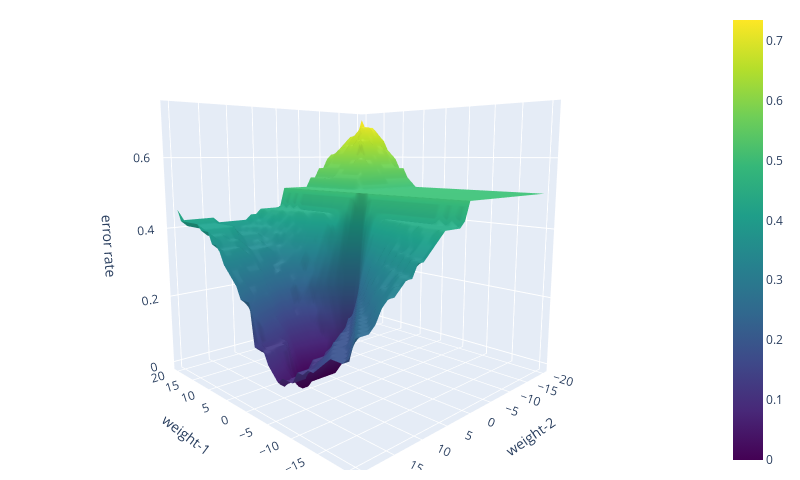

Here is the notebook cell this chart was saved with:
### Code cell
import plotly.graph_objects as go
f1 = go.Figure(data=[go.Surface( x=weight1, y=weight2, z=errors, colorscale='Viridis')])
f1.update_layout(scene = dict(
                    xaxis_title='weight-1',
                    yaxis_title='weight-2',
                    zaxis_title='error rate'),
                    width=800,
                    height=480,
                    margin=dict(r=20, b=10, l=10, t=10))
f1.show()

### Figure 1 — Plotly figure (JSON) as saved in the notebook; plotly's stock layout.template omitted (floating-point values rounded to 4 significant figures; data arrays with more than 128 entries replaced by an {"elided": "..."} marker saying what was removed)
{"data": [{"colorscale": [[0, "#440154"], [0.1111, "#482878"], [0.2222, "#3e4989"], [0.3333, "#31688e"], [0.4444, "#26828e"], [0.5556, "#1f9e89"], [0.6667, "#35b779"], [0.7778, "#6ece58"], [0.8889, "#b5de2b"], [1, "#fde725"]], "type": "surface", "x": [-20, -18.97, -17.95, -16.92, -15.9, -14.87, -13.85, -12.82, -11.79, -10.77, -9.744, -8.718, -7.692, -6.667, -5.641, -4.615, -3.59, -2.564, -1.538, -0.5128, 0.5128, 1.538, 2.564, 3.59, 4.615, 5.641, 6.667, 7.692, 8.718, 9.744, 10.77, 11.79, 12.82, 13.85, 14.87, 15.9, 16.92, 17.95, 18.97, 20], "y": [-20, -18.97, -17.95, -16.92, -15.9, -14.87, -13.85, -12.82, -11.79, -10.77, -9.744, -8.718, -7.692, -6.667, -5.641, -4.615, -3.59, -2.564, -1.538, -0.5128, 0.5128, 1.538, 2.564, 3.59, 4.615, 5.641, 6.667, 7.692, 8.718, 9.744, 10.77, 11.79, 12.82, 13.85, 14.87, 15.9, 16.92, 17.95, 18.97, 20], "z": {"elided": "40x40 float values"}}], "layout": {"height": 480, "margin": {"b": 10, "l": 10, "r": 20, "t": 10}, "scene": {"aspectmode": "auto", "aspectratio": {"x": 1, "y": 1, "z": 1}, "camera": {"center": {"x": 0, "y": 0, "z": 0}, "eye": {"x": -1.445, "y": 1.4, "z": 0.3076}, "projection": {"type": "perspective"}, "up": {"x": 0, "y": 0, "z": 1}}, "xaxis": {"title": {"text": "weight-1"}, "type": "linear"}, "yaxis": {"title": {"text": "weight-2"}, "type": "linear"}, "zaxis": {"title": {"text": "error rate"}, "type": "linear"}}, "width": 800}}
